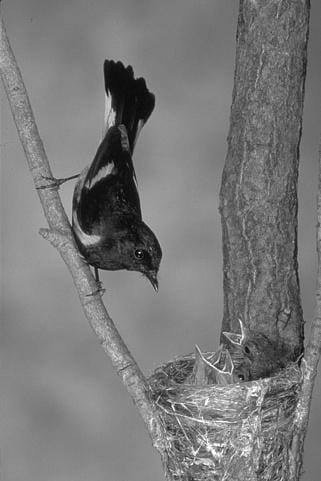
#> input picture translation/bird.jpeg, 321 x 481 px
$ python translation.py
#> lines starting #> are read from the running program, lines starting #| are printed output that depends on the picture
import cv2 as cv
import numpy as np

img = cv.imread('bird.jpeg', cv.IMREAD_GRAYSCALE)
#> img is the input picture: shape (481, 321); min 1, max 255, mean 120.7

if img is None:
    print("Error: bird.jpg not found!")
    exit()

rows, cols = img.shape
#> rows = 481; cols = 321

M = np.float32([[1, 0, 100],
                [0, 1, 50]])

img_trans = cv.warpAffine(img, M, (cols, rows))
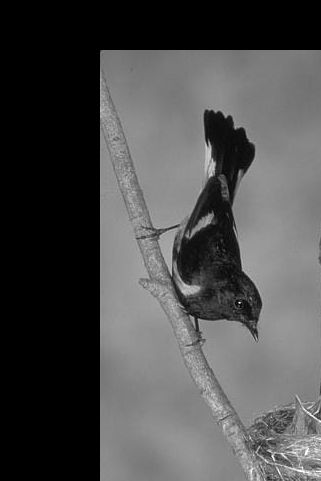
#> img_trans: shape (481, 321); min 0, max 255, mean 77.1

M = np.float32([[1, 0, 50],
                [0, 1, 50]])

img_trans1 = cv.warpAffine(img, M, (cols, rows))
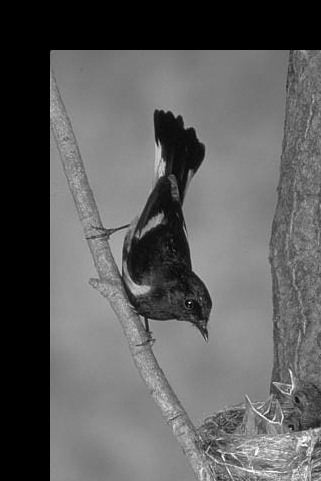
#> img_trans1: shape (481, 321); min 0, max 255, mean 92.6

M = np.float32([[1, 0, 50],
                [0, 1, 50]])

img_trans2 = cv.warpAffine(img, M, (200, 200))
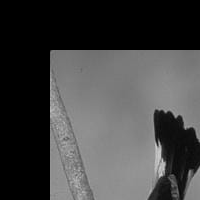
#> img_trans2: shape (200, 200); min 0, max 206, mean 67

cv.imshow('Original Image', img)

cv.imshow('Image Translated', img_trans)

cv.imshow('Image Translated Equal Size', img_trans1)

cv.imshow('Image Translated Clipped', img_trans2)


# Wait until a key is pressed
cv.waitKey(0)

# Close all windows
cv.destroyAllWindows()
